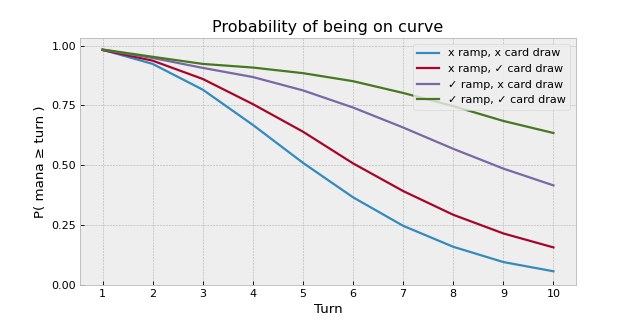

The Python source for this figure:
import matplotlib.pyplot as plt
from mtg_mana_simulator import AI, Card, Experiment, Metric, Sequence

number_of_land = 38
deck_size = 99
turns = list(range(1, 11))

elf              = Card.tapped_rock(1, 1)
sign_in_blood    = Card.draw_spell(2, 2)
talisman         = Card.untapped_rock(2, 1)
divination       = Card.draw_spell(3, 2)
locket           = Card.untapped_rock(3, 1)
phyrexian_arena  = Card(cost=3, draw_sequence=Sequence.one.prefixed_by([0]))
smothering_tithe = Card(cost=4, gold_sequence=Sequence.repeat(3).prefixed_by([0]))

land_package = 38*[Card.untapped_land]
ramp_package = 4*[elf] + 4*[talisman] + 4*[locket] + [smothering_tithe]
draw_package = 6*[Card.cantrip] + [sign_in_blood, divination, phyrexian_arena]

decks = []
decks.append(["x ramp, x card draw", land_package[:]])
decks.append(["x ramp, ✓ card draw", land_package[:] + draw_package[:]])
decks.append(["✓ ramp, x card draw", land_package[:] + ramp_package[:]])
decks.append(["✓ ramp, ✓ card draw", land_package[:] + ramp_package[:] + draw_package[:]])
for _,deck in decks:
    deck += (99-len(deck))*[Card.filler]

with plt.style.context("bmh"):
    plt.figure(figsize=(8,4), dpi=80)
    for title,deck in decks:
        experiment = Experiment(deck=deck, ai=AI.naive, turns=turns[-1], repeats=10000)
        results = list(experiment.evaluate([Metric.on_curve]).values())[0]
        plt.plot(turns, results, label=title)
    plt.legend(loc=1)
    plt.title("Probability of being on curve")
    plt.xlabel("Turn")
    plt.ylabel("P( mana ≥ turn )")
    plt.xticks(turns)
    plt.yticks([0.0, 0.25, 0.5, 0.75, 1.0])
    plt.savefig('plot3.png')
